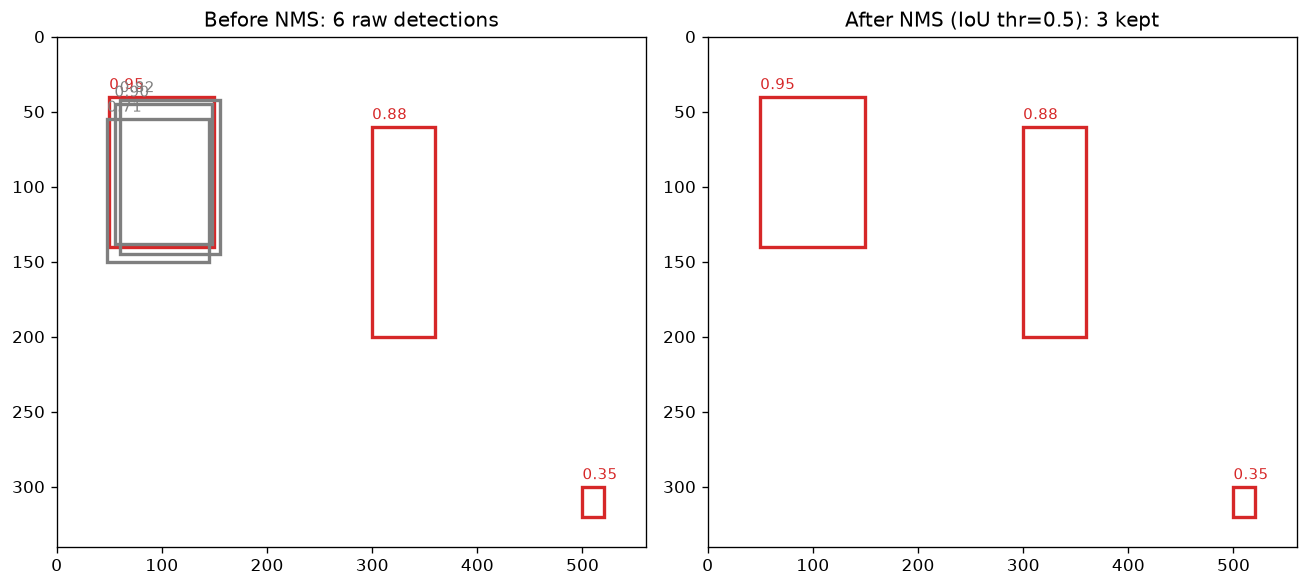

Generate this figure with Python:
"""
Day 95 — Object detection: IoU + greedy Non-Max Suppression, visualized.

Synthetic detector output: one true car (cluster of overlapping boxes,
all high-confidence) plus one true pedestrian (single clean box) plus
one low-confidence false positive far away. Runs a from-scratch greedy
NMS pass and plots before/after side by side.
"""
import numpy as np
import matplotlib.pyplot as plt
import matplotlib.patches as patches

np.random.seed(42)

# each row: [x1, y1, x2, y2, score]  (hardcoded synthetic detector output, <100 points)
boxes = np.array([
    [50, 40, 150, 140, 0.95],   # car - best box
    [55, 45, 148, 138, 0.90],   # car - near-duplicate detection
    [60, 42, 155, 145, 0.82],   # car - another near-duplicate
    [48, 55, 145, 150, 0.71],   # car - looser duplicate, still overlapping
    [300, 60, 360, 200, 0.88],  # pedestrian - clean, isolated box
    [500, 300, 520, 320, 0.35], # far-away low-confidence false positive
], dtype=float)


def iou(box, others):
    # vectorized IoU of one box against an array of boxes (this is the PYTHONIC EDGE trick)
    x1 = np.maximum(box[0], others[:, 0])
    y1 = np.maximum(box[1], others[:, 1])
    x2 = np.minimum(box[2], others[:, 2])
    y2 = np.minimum(box[3], others[:, 3])

    inter_w = np.clip(x2 - x1, 0, None)   # 0 if boxes don't overlap on this axis
    inter_h = np.clip(y2 - y1, 0, None)
    inter = inter_w * inter_h

    area_box = (box[2] - box[0]) * (box[3] - box[1])
    area_others = (others[:, 2] - others[:, 0]) * (others[:, 3] - others[:, 1])
    union = area_box + area_others - inter

    return inter / union


def nms(boxes, iou_threshold=0.5):
    order = boxes[:, 4].argsort()[::-1]     # sort indices by score, descending
    kept = []
    while order.size > 0:
        current = order[0]
        kept.append(current)
        if order.size == 1:
            break
        rest = order[1:]
        overlaps = iou(boxes[current], boxes[rest])
        order = rest[overlaps <= iou_threshold]   # drop everything that overlaps too much
    return kept


kept_idx = nms(boxes, iou_threshold=0.5)

fig, axes = plt.subplots(1, 2, figsize=(11, 5))
titles = ["Before NMS: 6 raw detections", f"After NMS (IoU thr=0.5): {len(kept_idx)} kept"]
box_sets = [range(len(boxes)), kept_idx]

for ax, title, idx_set in zip(axes, titles, box_sets):
    ax.set_xlim(0, 560)
    ax.set_ylim(0, 340)
    ax.invert_yaxis()
    ax.set_title(title)
    for i in idx_set:
        x1, y1, x2, y2, score = boxes[i]
        color = "tab:red" if i in kept_idx else "tab:gray"
        rect = patches.Rectangle((x1, y1), x2 - x1, y2 - y1,
                                  linewidth=2, edgecolor=color, facecolor="none")
        ax.add_patch(rect)
        ax.text(x1, y1 - 5, f"{score:.2f}", color=color, fontsize=9)

plt.tight_layout()
plt.savefig("graph_DAY_95.png", dpi=120, bbox_inches="tight")
